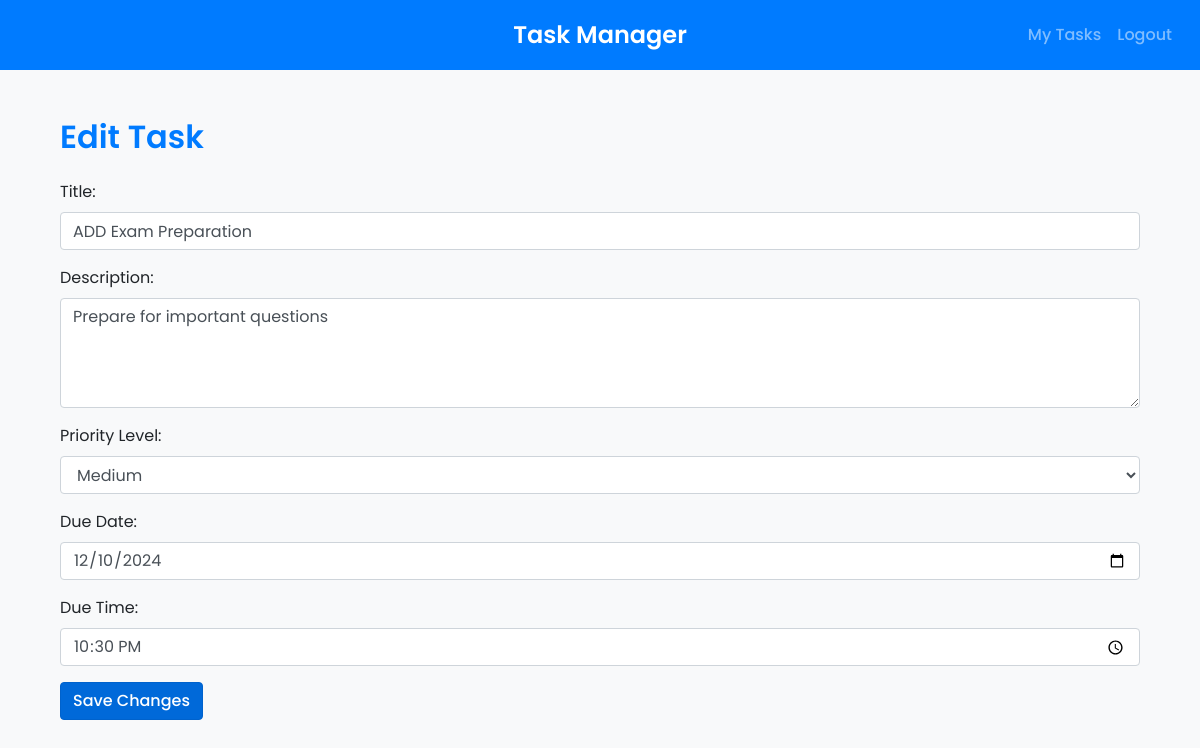
Page /task/edit/2 (signed in) on the committed database.
### app.py (models this page shows)
class Task(Model):
    title = CharField()
    description = CharField()
    due_date = DateTimeField()
    priority = CharField()
    assigned_to = ForeignKeyField(User, backref='tasks')  # Link task to a user
    completed = BooleanField(default=False) # type: ignore
    class Meta:
        database = db

### app.py (the view, shortened to what this page needs)
@app.route('/task/edit/<int:task_id>', methods=['GET', 'POST'])
@login_required
def edit_task(task_id):
    task = Task.get_or_none(Task.id == task_id)
    if not task or task.assigned_to.id != current_user.id:
        flash("Task not found or access denied.", "danger")
        return redirect(url_for('list_user_tasks'))
    return render_template('edit_task.html', task=task)

### app.py (called while the page is built)
@login_manager.user_loader
def load_user(user_id):
    return User.get_or_none(User.id == int(user_id))

### templates/edit_task.html (shortened to what this page needs)
{% extends "base.html" %}
{% block content %}
<div class="container mt-5">
    <h2>Edit Task</h2>
    <form action="{{ url_for('edit_task', task_id=task.id) }}" method="POST" class="mt-4">
        <div class="form-group">
            <label for="title">Title:</label>
            <input type="text" name="title" class="form-control" value="{{ task.title }}" required>
        </div>
        <div class="form-group">
            <label for="description">Description:</label>
            <textarea name="description" class="form-control" rows="4" required>{{ task.description }}</textarea>
        </div>
        <div class="form-group">
            <label for="priority">Priority Level:</label>
            <select name="priority" class="form-control" required>
                <option value="Medium" {% if task.priority == 'Medium' %}selected{% endif %}>Medium</option>
            </select>
        </div>
        <div class="form-group">
            <label for="due_date">Due Date:</label>
            <input type="date" name="due_date" class="form-control" value="{{ task.due_date.strftime('%Y-%m-%d') }}" required>
        </div>
        <div class="form-group">
            <label for="due_time">Due Time:</label>
            <input type="time" name="due_time" class="form-control" value="{{ task.due_date.strftime('%H:%M') }}" required>
        </div>
        <button type="submit" class="btn btn-primary">Save Changes</button>
    </form>
</div>
{% endblock %}

### static/styles.css (style rules this page uses)
body { font-family: 'Poppins',sans-serif; background-color: #f8f9fa; }
h1, h2, h3, h4, h5, h6 { font-family: 'Poppins', sans-serif; font-weight: 600; }
h2, h5 { color: #007bff; font-size: 2rem; }
.btn { font-family: 'Poppins', sans-serif; font-weight: 500; }
.btn-primary { background-color: #0069d9; border-color: #0062cc; }

### rows in the picture
Task: title "ADD Exam Preparation", description "Prepare for important questions", priority "Medium", due_date "12/10/2024", due_time "22:30"
